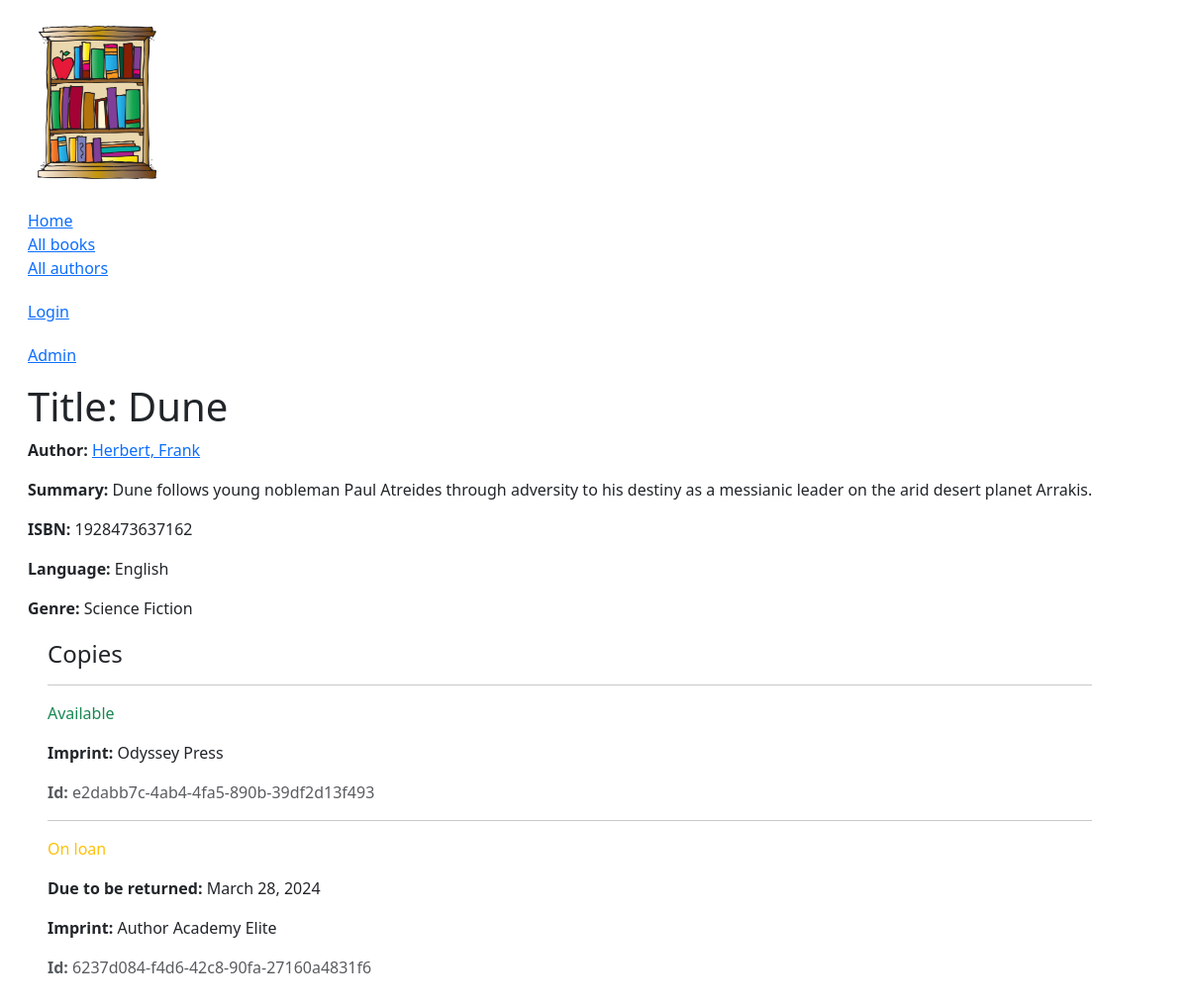
Page /catalog/book/3 on the earlier database version.
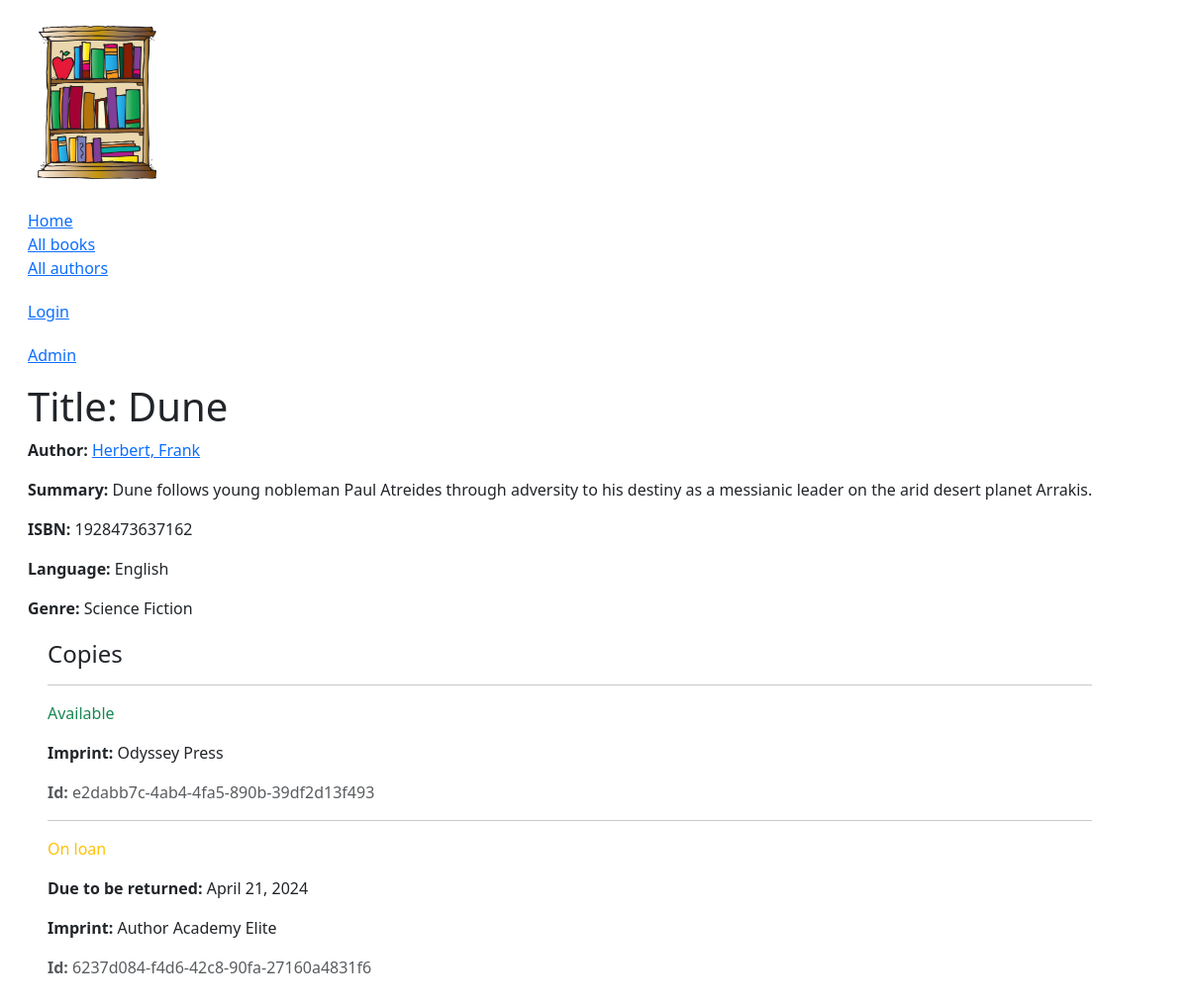
Same page on the later database version.
### catalog/models.py (models this page shows, shortened)
class BookInstance(models.Model):
    id = models.UUIDField(primary_key=True, default=uuid.uuid4,
                          help_text="Unique ID for this particular book across whole library")
    book = models.ForeignKey('Book', on_delete=models.RESTRICT, null=True)
    imprint = models.CharField(max_length=200)
    due_back = models.DateField(null=True, blank=True)
    borrower = models.ForeignKey(
        settings.AUTH_USER_MODEL, on_delete=models.SET_NULL, null=True, blank=True)
    LOAN_STATUS = (
        ('d', 'Maintenance'),
        ('o', 'On loan'),
        ('a', 'Available'),
        ('r', 'Reserved'),
    )
    status = models.CharField(
        max_length=1,
        choices=LOAN_STATUS,
        blank=True,
        default='d',
        help_text='Book availability')
    class Meta:
        ordering = ['due_back']
        permissions = (("can_mark_returned", "Set book as returned"),)

### catalog/views.py (the view)
# urls.py: path('book/<int:pk>', views.BookDetailView.as_view(), name='book-detail'),
class BookDetailView(generic.DetailView):
    model = Book

### catalog/models.py (called while the page is built)
    def __str__(self):
        return self.name

    def __str__(self):
        return self.name

    def get_absolute_url(self):
        return reverse('author-detail', args=[str(self.id)])

    def __str__(self):
        return f'{self.last_name}, {self.first_name}'

### catalog/templates/catalog/book_detail.html (shortened to what this page needs)
{% extends "base_generic.html" %}
{% block sidebar %}
  {{ block.super }}
{% endblock %}
{% block content %}
  <h1>Title: {{ book.title }}</h1>
  <p><strong>Author:</strong> <a href="{{ book.author.get_absolute_url }}">{{ book.author }}</a></p>
  <p><strong>Summary:</strong> {{ book.summary }}</p>
  <p><strong>ISBN:</strong> {{ book.isbn }}</p>
  <p><strong>Language:</strong> {{ book.language }}</p>
  <p><strong>Genre:</strong> {{ book.genre.all|join:", " }}</p>
  <div style="margin-left:20px;margin-top:20px">
    <h4>Copies</h4>
    {% for copy in book.bookinstance_set.all %}
      <hr />
      <p
        class="{% if copy.status == 'a' %}text-success{% elif copy.status == 'm' %}text-danger{% else %}text-warning{% endif %}">
        {{ copy.get_status_display }}
      </p>
      {% if copy.status != 'a' %}
        <p><strong>Due to be returned:</strong> {{ copy.due_back }}</p>
      {% endif %}
      <p><strong>Imprint:</strong> {{ copy.imprint }}</p>
      <p class="text-muted"><strong>Id:</strong> {{ copy.id }}</p>
    {% endfor %}
  </div>
{% endblock %}

Differences in the rows shown:
changed BookInstance "On loan": due_back "March 28, 2024" → "April 21, 2024"
